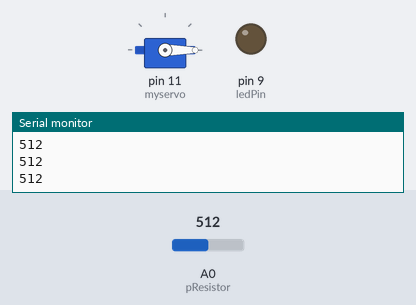
The sketch below on a simulated Arduino Uno, built with avr-gcc and run on an emulated ATmega328P. On the bench: servo, output pins drawn as LEDs (lit = HIGH), the last lines printed to the serial monitor. The inputs (shaded band) are chosen by the test bench; at power-on: A0 (pResistor) = 512.

Above: at 1.2 s.
1.3 s: A0 (pResistor) set to 140
2.8 s: A0 (pResistor) set to 115
At 4.1 s:
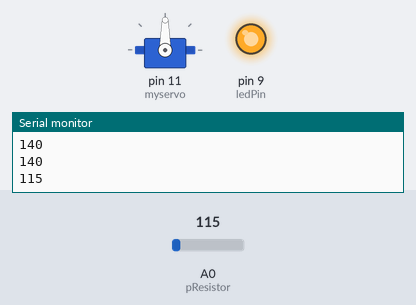
Timing chart, 0 to 5.8 s (numbered marks = the images above; inputs shaded):
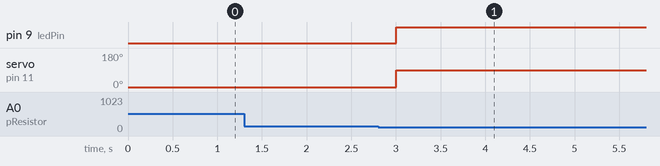

The sketch:

sketch_jul15a.ino
```cpp
/* Use a photoresistor (or photocell) to turn on an LED in the dark
   More info and circuit schematic: http://www.ardumotive.com/how-to-use-a-photoresistor-en.html
   Dev: Michalis Vasilakis // Date: 8/6/2015 // www.ardumotive.com */

#include <Servo.h>

//Constants
const int pResistor = A0; // Photoresistor at Arduino analog pin A0
const int ledPin=9;       // Led pin at Arduino pin 9

//Variables
int value;          // Store value from photoresistor (0-1023)


Servo myservo;  // create servo object to control a servo

void setup(){
  myservo.attach(11);  // attaches the servo on pin 9 to the servo object
 pinMode(ledPin, OUTPUT);  // Set lepPin - 9 pin as an output
 pinMode(pResistor, INPUT);// Set pResistor - A0 pin as an input (optional)
 Serial.begin(9600);
}


void loop(){
  value = analogRead(pResistor);
  Serial.println(value);
  //You can change value "25"
  if (value > 125){
    myservo.write(0);
    digitalWrite(ledPin, LOW); //Turn led on
  }
  else{
    myservo.write(90);

    digitalWrite(ledPin, HIGH); //Turn led on
    delay(10000);
  }

  delay(250); //Small delay
}
```

Measured:
- the behaviour switches between 126 and 125 on A0 (pResistor) (found by bisection; images 0 and 1)
- after the input at 2.8 s, pin 9 (ledPin): LOW → HIGH after 0.20 s; servo on pin 11 (myservo): 0° → 90° after 0.20 s
